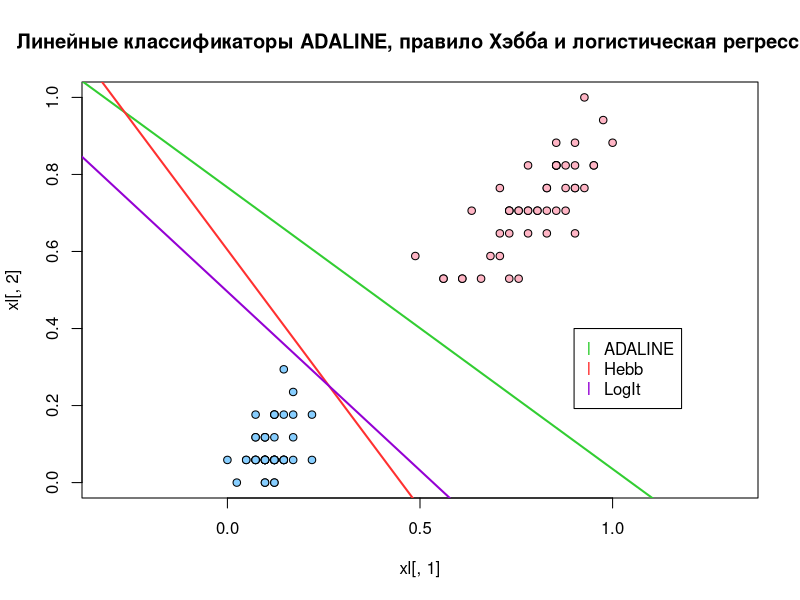

Write R code to recreate this figure.
dataNorm <- function(xl) {
  n <- dim(xl)[2]
  for (i in 1:n) {
    mn <- min(xl[ ,i])
    mx <- max(xl[ ,i])
    if (mx>mn) {
      xl[ ,i] <- (xl[ ,i]-mn)/(mx-mn)
    }
  }
  return (xl)
}


randomWeight <- function(n) {
  return (runif(n,min=-0.5/n,max=0.5/n))
}


zeroWeight <- function(n) {
  return (array(0.0,n))
}


adalineL <- function(w,x) {   #L для ADALINE
  n <- length(w)
  return ((c(w%*%x[1:n])*x[n+1]-1)^2)
}


adalineLL <- function(w,x) {   #L' для ADALINE
  n <- length(w)
  return (x[1:n]*(2.0*(c(w%*%x[1:n])*x[n+1]^2-x[n+1])))
}


hebbL <- function(w,x) {   #L для правила Хэбба
  n <- length(w)
  return (max(-c(w%*%x[1:n])*x[n+1],0))
}


hebbLL <- function(w,x) {   #L' для правила Хэбба
  n <- length(w)
  return (-x[1:n]*x[n+1])
}


logisticL <- function(w,x) {   #L для логистической регрессии
  n <- length(w)
  return (log2(1+exp(-c(w%*%x[1:n])*x[n+1])))
}


logisticLL <- function(w,x) {   #L' для логистической регрессии
  n <- length(w)
  return (x[1:n]*x[n+1]*(-1.0/(exp(c(w%*%x[1:n])*x[n+1])*log(2)+log(2))))
}


error <- function(w,objects,func) {   #функция подсчёта ошибки
  res <- 0
  l <- dim(objects)[1]
  for (i in 1:l) {
    res <- res+func(w,objects[i, ])
  }
  return (res)
}


findErrors <- function(w,objects,func) {   #функция поиска всех неправильно классифицируемых объектов для Хэбба
  res <- numeric()
  l <- dim(objects)[1]
  for (i in 1:l) {
    margin <- func(w,objects[i, ])
    if (margin>0 || c(w%*%objects[1:length(w)])==0)   #нулевое значение <w,x> или положительный отступ - ошибка
      res <- c(res,i)
  }
  return (res)
}


step <- function(w,obj,func) {   #градиентный шаг
  res <- func(w,obj)
  return (res)
}


gradient <- function(xl,lambda,funcL,funcLL,isHebb=FALSE,weightInit=randomWeight) {
  l <- dim(xl)[1]
  n <- dim(xl)[2]-1
  w <- weightInit(n)   #инициализируем массив весов
  Q <- error(w,xl,funcL)    #считаем стартовое значение эмперического риска
  Qprev <- array(Q-100.0,10)   #массив для проверки нормализации эмпирического риска
  class <- sample(c(-1,1),1)    #один из случайных классов, для чередования
  steps <- 0
  nu <- 1
  while (TRUE) {
    steps <- steps+1
    if (isHebb==TRUE) {   #для правила Хэбба берём только плохие
      errored <- findErrors(w,xl,funcL)   #список плохих объектов
      if (length(errored)==0) break
      obj <- sample(errored,1)    #выбираем случайный
    } else {
      obj <- sample(which(xl[ ,n+1]==class,arr.ind=TRUE),1)   #выбираем случайный из предложенного класса
    }
    eps <- error(w,matrix(xl[obj, ],1,n+1),funcL)   #считаем ошибку на объекте
    w <- w-nu*step(w,xl[obj, ],funcLL)   #и делаем градиентный спуск
    Q <- (1-lambda)*Q+lambda*eps    #пересчитываем значение эмперического риска
    class <- -class    #меняем класс на противоположный
    nu <- 1/steps
    if (abs(mean(Qprev)-Q)<1e-3) {   #эмпирический риск стабилизировался
      break
    } else {
      Qprev <- c(Q,Qprev[1:9])
    }
    if (steps==10000) break    #слишком много шагов
  }
  return (w)
}


main <- function() {
  xl <- matrix(0.0,100,4)
  for (i in 1:100) {
    xl[i, ] <- c(iris[i,3],iris[i,4],-1,ifelse(i>50,1,-1))
  }
  xl <- cbind(dataNorm(xl[ ,1:2]),xl[ ,3:4])
  colors <- c("pink1","skyblue1","limegreen","firebrick1","darkviolet")
  message <- "Линейные классификаторы ADALINE, правило Хэбба и логистическая регрессия"
  plot(xl[ ,1],xl[ ,2],pch=21,bg=ifelse(xl[ ,4]==1,colors[1],colors[2]),col="black",asp=1,main=message)
  weight <- gradient(xl,0.1,adalineL,adalineLL)
  abline(weight[3]/weight[2],-weight[1]/weight[2],col=colors[3],lwd=2,asp=1)
  weight <- gradient(xl,0.1,hebbL,hebbLL,TRUE)
  abline(weight[3]/weight[2],-weight[1]/weight[2],col=colors[4],lwd=2,asp=1)
  weight <- gradient(xl,0.1,logisticL,logisticLL)
  abline(weight[3]/weight[2],-weight[1]/weight[2],col=colors[5],lwd=2,asp=1)
  legend(0.9,0.4,c("ADALINE","Hebb","LogIt"),pch=c("l","l","l"),col=colors[3:5])
}
main()